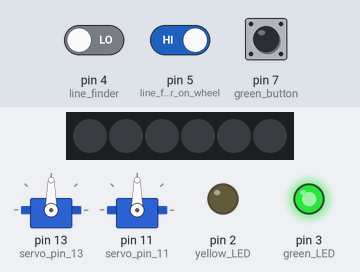
This sketch was run on a simulated Arduino Uno, built with avr-gcc and run on an emulated ATmega328P. On the bench: 6 RGB LEDs in strip order, left to right, 2 × servo, output pins drawn as LEDs (lit = HIGH). The inputs (shaded band) are chosen by the test bench; at power-on: pin 7 (green_button) LOW, pin 4 (line_finder) LOW, pin 5 (line_finder_on_wheel) HIGH.

Above: at 0.9 s.
1.0 s: pin 7 (green_button) pulled HIGH for 0.15 s
At 1.5 s:
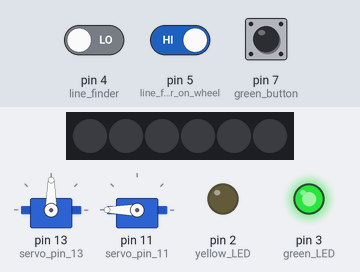
2.6 s: pin 4 (line_finder) driven HIGH
At 3.7 s:
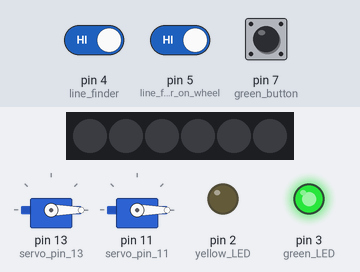
5.6 s: pin 4 (line_finder) driven LOW
At 9.0 s:
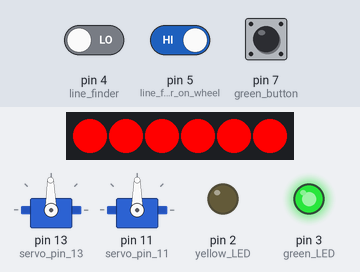
Timing chart, 0 to 12.9 s (numbered marks = the images above; inputs shaded):
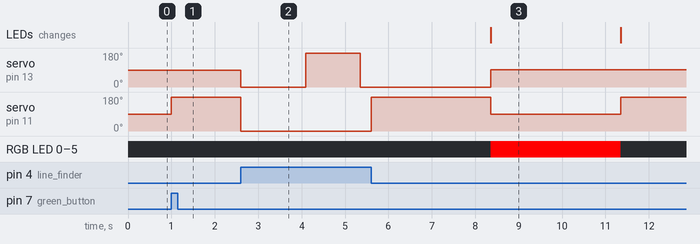

The sketch:

TechShopBot-timers.ino
```cpp
// originally TechShopBot-line-follower-Zitzman.abp (ArduBlock)

#include <Adafruit_NeoPixel.h>
#include <Servo.h>

Adafruit_NeoPixel strip_pin6 = Adafruit_NeoPixel(6,6, NEO_GRB + NEO_KHZ800);
int _ABVAR_1_Pixel = 0 ;
int _ABVAR_2_Color = 0 ;
int EncoderCount = 0;
int EncoderState = false;
int LineColorIsBlack = false;
unsigned long _ABVAR_3_Time2 = 0UL ;
unsigned long _ABVAR_4_Time3 = 0UL ;
unsigned long LineColorTimer = 0UL;
Servo servo_pin_13;
Servo servo_pin_11;

void ResetEncoder() {
  EncoderState = digitalRead(5); // line finder on wheel
  EncoderCount = 0;
}

void CheckEncoder() {
  int currentState = digitalRead(5); // line finder on wheel
  if (EncoderState != currentState) {  // state has changed, bump count
    EncoderCount++;
    EncoderState = currentState;
  }
}

void CheckForLineColorSwitch() {
  while (!digitalRead(7)) {  // while green button is held down
    if (millis() > LineColorTimer + 1000) { // green button held down for 1 sec after start
      // flip color
      LineColorIsBlack = !LineColorIsBlack;
      digitalWrite( 2 , LineColorIsBlack ); // yellow LED
      LineColorTimer = millis(); // reset timer
    }
  }
}

void setup()
{
  pinMode( 4 , INPUT); // line finder
  pinMode( 5 , INPUT); // line finder on wheel
  pinMode( 7 , INPUT); // green button
  pinMode(2, OUTPUT); // yellow LED
  pinMode(3, OUTPUT); // green LED
  strip_pin6.begin();
  strip_pin6.show();
  servo_pin_13.attach(13);
  servo_pin_11.attach(11);

  _ABVAR_1_Pixel = 0 ;
  _ABVAR_2_Color = 0 ;

  digitalWrite( 3 , LOW ); // green LED
  digitalWrite( 2 , LOW ); // yellow LED

  while ( digitalRead(7) ) // while waiting for green button press, play neo-pixels
  {
    _ABVAR_1_Pixel = ( ( _ABVAR_1_Pixel + 1 ) % 6 ) ;
    if (( ( _ABVAR_1_Pixel ) == ( 0 ) ))
    {
      _ABVAR_2_Color = ( ( _ABVAR_2_Color + 20 ) % 255 ) ;
    }
    strip_pin6.setPixelColor(_ABVAR_1_Pixel,( ( 255 - _ABVAR_2_Color ) % 255 ) ,0 ,_ABVAR_2_Color );
    strip_pin6.show();
    delay( 100 );
  } // waiting for green button


  for (_ABVAR_1_Pixel= 1; _ABVAR_1_Pixel<= ( 6 ); _ABVAR_1_Pixel++ ) // turn off neopixels
  {
    strip_pin6.setPixelColor(( _ABVAR_1_Pixel - 1 ),0 ,0 ,0 );
    strip_pin6.show();
  }

  delay( 100 );
  _ABVAR_3_Time2 = millis() ;
  _ABVAR_4_Time3 = 0 ;
  LineColorTimer = millis();
  ResetEncoder();
  digitalWrite( 3 , HIGH ); // green LED

  // check for switch between black line and white line
  CheckForLineColorSwitch();
}

void loop()
{

  // check encoder for state change
  CheckEncoder();

  if (( ( ( _ABVAR_4_Time3 ) > ( 0 ) ) && ( ( millis() ) > ( ( _ABVAR_4_Time3 + 3000 ) ) ) ))
  {
    servo_pin_13.write( 91 ); // stop mid-line so driver can shoot
    servo_pin_11.write( 90 );
    for (_ABVAR_1_Pixel= 1; _ABVAR_1_Pixel<= ( 6 ); _ABVAR_1_Pixel++ )
    {
      strip_pin6.setPixelColor(( _ABVAR_1_Pixel - 1 ),255 ,0 ,0 );
      strip_pin6.show();
    }
    delay( 3000 );
    _ABVAR_4_Time3 = 0 ;
    for (_ABVAR_1_Pixel= 1; _ABVAR_1_Pixel<= ( 6 ); _ABVAR_1_Pixel++ )
    {
      strip_pin6.setPixelColor(( _ABVAR_1_Pixel - 1 ),0 ,0 ,0 );
      strip_pin6.show();
    }
  }
  else
  {
    if (digitalRead(4) == LineColorIsBlack)  // check line finder
    {
      _ABVAR_3_Time2 = millis() ;  // turn line-left when on line
      servo_pin_11.write( 180 );
    }
    else
    {
      if (( ( millis() ) > ( ( _ABVAR_3_Time2 + 1500 ) ) )) // off line too long, go into find-line mode
      {
        if (( ( millis() ) > ( ( _ABVAR_3_Time2 + 2750 ) ) ))
        {
          servo_pin_13.write( 0 );  // second: go line-forward again
        }
        else
        {
          _ABVAR_4_Time3 = millis() ; // first: go line-backward
          servo_pin_13.write( 180 );
        }
      }
      else
      {
        servo_pin_13.write( 0 );  // main mode: go line-forward
      }
      servo_pin_11.write( 0 );  // turn line-right when off line
    }
  }
}
```

Measured:
- after the input at 1.0 s, pin 2 (yellow_LED): stays LOW (without the input it goes to HIGH after 0.10 s); servo on pin 11 (servo_pin_11): 90° → 180° at once
- after the input at 2.6 s, servo on pin 13 (servo_pin_13): 90° → 0° at once, → 180° 1.5 s later, → 0° 1.3 s later; servo on pin 11 (servo_pin_11): 180° → 0° at once
- after the input at 5.6 s, servo on pin 13 (servo_pin_13): goes on until 8.4 s, then stays 91°
